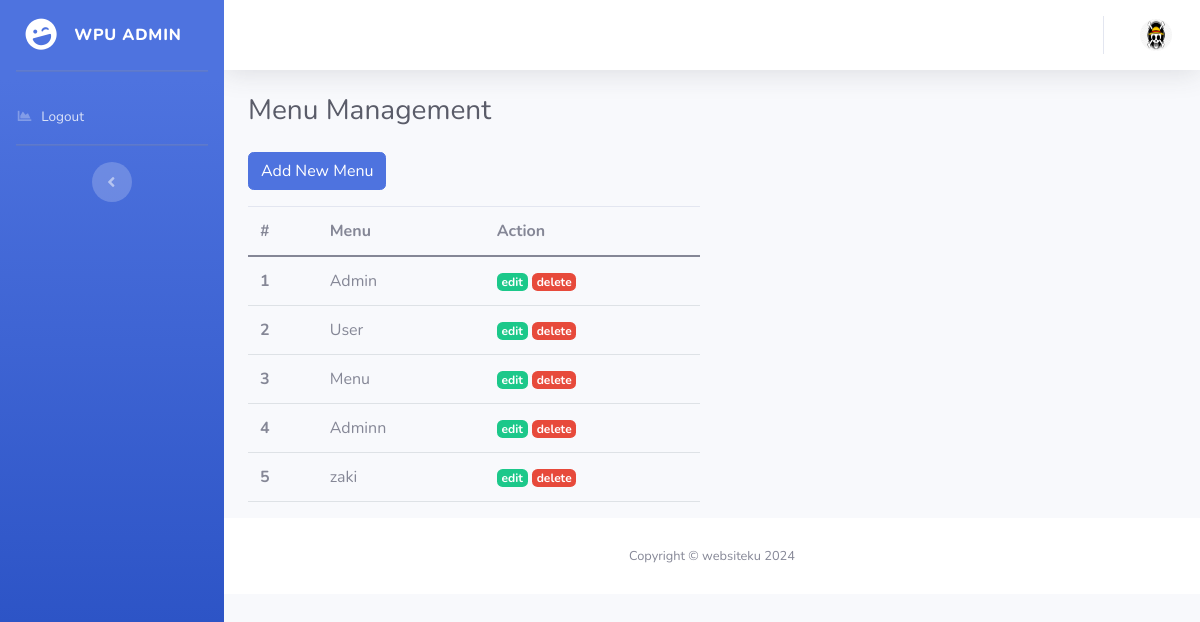
Page /index.php/menu on the committed database.
### tables this page shows
CREATE TABLE `user_menu` (
  `id` int NOT NULL,
  `menu` varchar(128) NOT NULL
);

### application/controllers/Menu.php (called while the page is built, shortened)
<?php
class Menu extends CI_Controller
{
    public function __construct()
    {
        $this->load->model('Menu_model');
        $this->load->library('form_validation');
    }
    public function index()
    {
        $data['title'] = 'Menu Management';
        $data['user'] = $this->db->get_where('user', ['email' => $this->session->userdata('email')])->row_array();
        $data['menu'] = $this->Menu_model->getMenu();
        $this->form_validation->set_rules('menu', 'Menu', 'required');
        if ($this->form_validation->run() == false) {
            $this->load->view('templates/header', $data);
            $this->load->view('templates/sidebar', $data);
            $this->load->view('templates/topbar', $data);
            $this->load->view('menu/index', $data);
            $this->load->view('templates/footer');
        } else {
            $this->Menu_model->addMenu([
                'menu' => $this->input->post('menu')
            ]);
            $this->session->set_flashdata('message', '<div class="alert alert-success" role="alert">New menu added!</div>');
            redirect('menu');
        }
    }
}

### index.php (called while the page is built, shortened)
<?php
require_once BASEPATH.'core/CodeIgniter.php';

### application/models/Menu_model.php (called while the page is built, shortened)
<?php
class Menu_model extends CI_Model
{
    public function getMenu()
    {
        return $this->db->get('user_menu')->result_array();
    }
}

### application/views/menu/index.php (the view, shortened to what this page needs)
<div class="container-fluid">
    <h1 class="h3 mb-4 text-gray-800"><?= $title; ?></h1>
    <div class="row">
        <div class="col-lg-6">
            <a href="" class="btn btn-primary mb-3" data-toggle="modal" data-target="#newMenuModal">Add New Menu</a>
            <table class="table table-hover">
                <thead>
                    <tr>
                        <th scope="col">#</th>
                        <th scope="col">Menu</th>
                        <th scope="col">Action</th>
                    </tr>
                </thead>
                <tbody>
                    <?php if (isset($menu) && !empty($menu)): ?>
                        <?php foreach ($menu as $m): ?>
                            <tr>
                                <th scope="row"><?= $m['id']; ?></th>
                                <td><?= $m['menu']; ?></td>
                                <td>
                                    <a href="" class="badge badge-success">edit</a>
                                    <a href="" class="badge badge-danger">delete</a>
                                </td>
                            </tr>
                        <?php endforeach; ?>
                    <?php else: ?>
                        <tr>
                            <td colspan="3">No menu available</td>
                        </tr>
                    <?php endif; ?>
                </tbody>
            </table>
        </div>
    </div>
</div>

### rows in the picture
user_menu: id "1", menu "Admin"
user_menu: id "2", menu "User"
user_menu: id "3", menu "Menu"
user_menu: id "4", menu "Adminn"
user_menu: id "5", menu "zaki"

### other values in the picture
$title "Menu Management"
